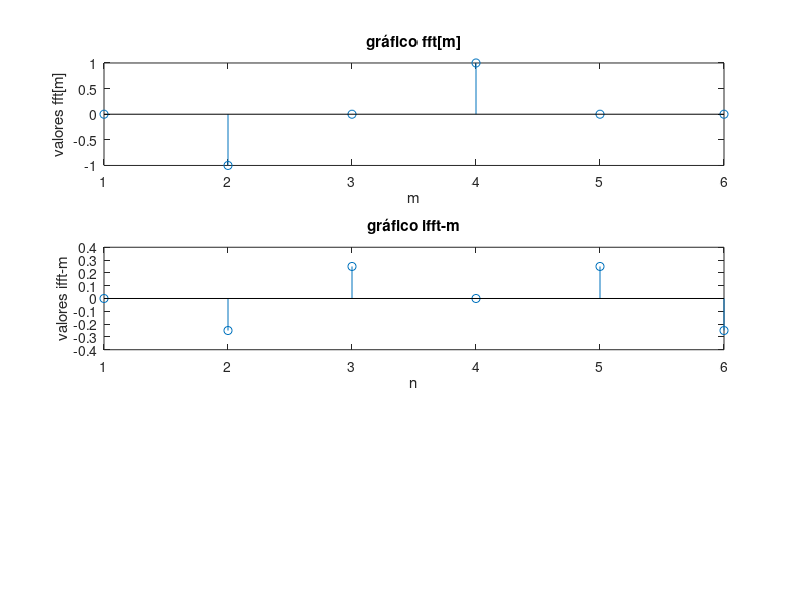

Source code (MATLAB):

fft = [0 -1 0 1 0 0]
n_1 = 1:1:6

subplot(311)
stem(n_1,fft)
xlabel (sprintf ("m"));
ylabel (sprintf ("valores fft[m]"));
title (sprintf ("gráfico fft[m]"));

ifft_x_n = ifft(fft,6)

subplot(312)
stem(n_1,ifft_x_n)
xlabel (sprintf ("n"));
ylabel (sprintf ("valores ifft-m"));
title (sprintf ("gráfico ifft-m"));